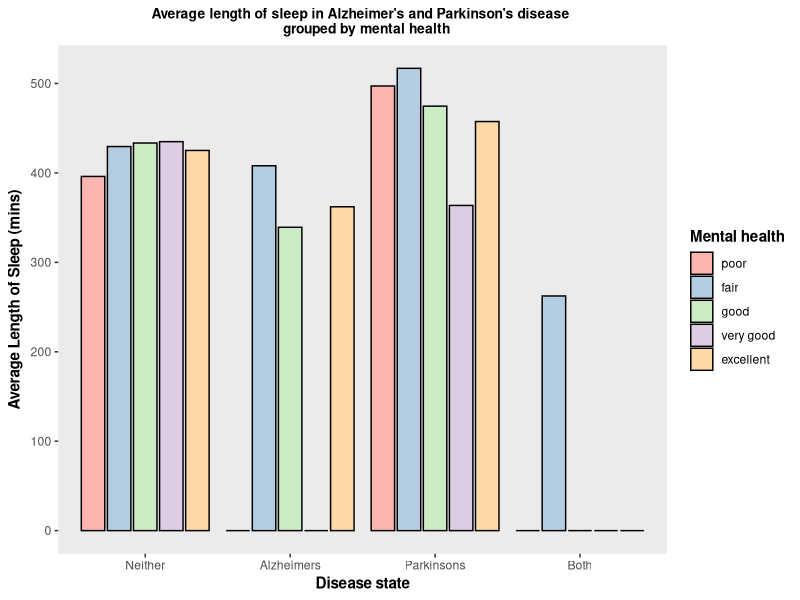
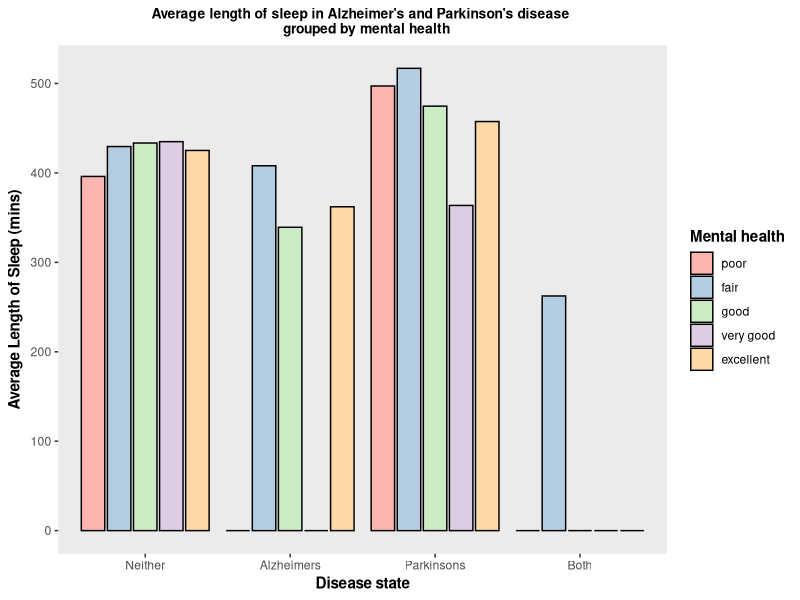

Write the R code that produced these figures, in order.
## ---- chunk 1
knitr::opts_chunk$set(echo = TRUE)
## ---- chunk 2
# Load libraries that the project will use
library(here)
library(tidyverse)
library(RColorBrewer)
## ---- chunk 3
# Use library(here) to import the data and assign it to a data frame 
df <- read_csv(here("Data", "raw_data.csv"))

## ---- chunk 4
# Check data frame
head(df)
## ---- chunk 5
# Make new data frame looking only at columns of interest which have been renamed for ease 
# and have had non-numerical information removed from the disease state columns, and 
# numerical information discarded from the mental health column
df1 <- df %>% 
  rename(ppt_id = "ID", dementia = "DEMENTIA", alzheimers = "ALZHEIMER", mental_health = 
           "MNTLHLTH", parkinsons = "PARKINSON", sleep_length = "ACTIGRAPH_SLEEP") %>%
  select(ppt_id, alzheimers, parkinsons, mental_health, sleep_length) %>%
  mutate(alzheimers = parse_number(str_sub(alzheimers, start = 1))) %>%
  mutate(parkinsons = parse_number(str_sub(parkinsons, start = 1))) %>%
  mutate(mental_health = str_sub(mental_health, start = 5, end = 13))

# Check the first few lines of the data
head(df1)
## ---- chunk 6
# Remove NA values from the data. 
which(is.na(df1), arr.ind = TRUE)
df1 <- na.omit(df1)
## ---- chunk 7
# Change values in Parkinson's disease column from '1' to '2'.  
df1$parkinsons[df1$parkinsons == '1'] <- 2

# Add the Parkinson's disease column and Alzheimer's disease columns together to make a 
# new disease state column, where 0 is neither, 1 is Alzheimer's, 2 is Parkinson's and 3 
# is both. 
df1$disease_state <- df1$parkinsons + df1$alzheimers
## ---- chunk 8
# Check to see that disease state value 1 represents participants with Alzheimer's disease.
filter(df1, disease_state == '1')

# Check to see that disease_state value 2 represents participants with Parkinson's disease.
filter(df1, disease_state == '2')

# Check to see that disease_state value 3 represents participants with both diseases. 
filter(df1, disease_state == '3')
## ---- chunk 9
# Make new data frame grouping the mean length of sleep by disease state and mental health.
df2 <- df1 %>%
  group_by(disease_state, mental_health) %>%
  summarise(mean_sleep_length = mean(sleep_length))
## ---- chunk 10
# Change values in disease_state column from numbers to reflect the disease state in words.
for(i in 1:14) {
  if (df2$disease_state[i] == 0){
  df2$disease_state[i] = 'Neither'} 
  else if (df2$disease_state[i] == 1){
  df2$disease_state[i] = 'Alzheimers'}
  else if (df2$disease_state[i] == 2){
    df2$disease_state[i] = 'Parkinsons'}
  else if (df2$disease_state[i] == 3){
    df2$disease_state[i] = 'Both'}
  }
## ---- chunk 11
# Arrange the mental health column so it is ordered from poor to excellent.
df2$mental_health <- factor(df2$mental_health, levels = c('poor', 'fair', 'good', 
                                                          'very good', 'excellent'))

# Arrange the disease state column so it is ordered Neither, Alzheimers, Parkinsons, Both
df2$disease_state <- factor(df2$disease_state, levels = c('Neither', 'Alzheimers', 
                                                          'Parkinsons', 'Both'))
## ---- chunk 12
# Add rows to the data frame to have data to plot for the 'excellent' and 'very good' 
# conditions for the Alzheimers disease state
df2[nrow(df2) + 1,] <- list('Alzheimers', 'very good', 0)
df2[nrow(df2) + 1,] <- list('Alzheimers', 'poor', 0)

# Add rows to the data frame to have data to plot for the 'poor', 'good', 'very good' and
# 'excellent' conditions for the combined disease state 
df2[nrow(df2) + 1,] <- list('Both', 'poor', 0)
df2[nrow(df2) + 1,] <- list('Both', 'good', 0)
df2[nrow(df2) + 1,] <- list('Both', 'very good', 0)
df2[nrow(df2) + 1,] <- list('Both', 'excellent', 0)
## ---- chunk 13
# Save the data frame as a file 
write.csv(df2, here("Data/Tidy_Data.csv"))
## ---- chunk 14
p <- ggplot(df2, aes(x = disease_state, y = mean_sleep_length, fill = mental_health)) 
p + geom_col(color = 'black', position = position_dodge2(width=.9, preserve="single")) +
  labs(x = substitute(paste(bold("Disease state"))), y = 
         substitute(paste(bold("Average Length of Sleep (mins)"))), 
       title = "Average length of sleep in Alzheimer's and Parkinson's disease 
  grouped by mental health") +
  theme(plot.title = element_text(hjust = 0.5, size = 10, face = "bold")) +  
  theme(panel.grid.major = element_blank(), panel.grid.minor = element_blank()) +
  guides(fill = guide_legend(title = substitute(paste(bold('Mental health'))))) +
  scale_fill_brewer(breaks=c('poor', 'fair', 'good', 'very good', 'excellent'), 
  palette = "Pastel1")
## ---- chunk 15
ggsave(filename = 'figures/fig220225339.png')
